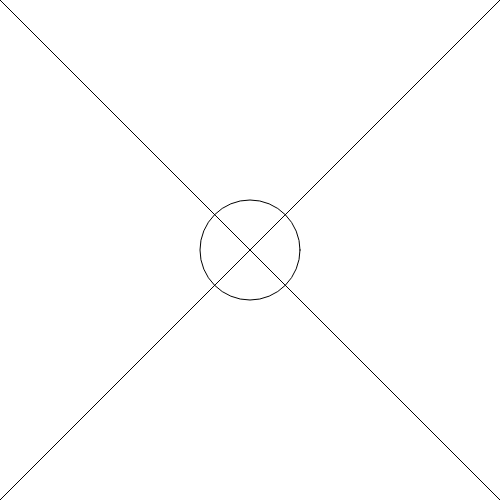
Frame 1 (no input)
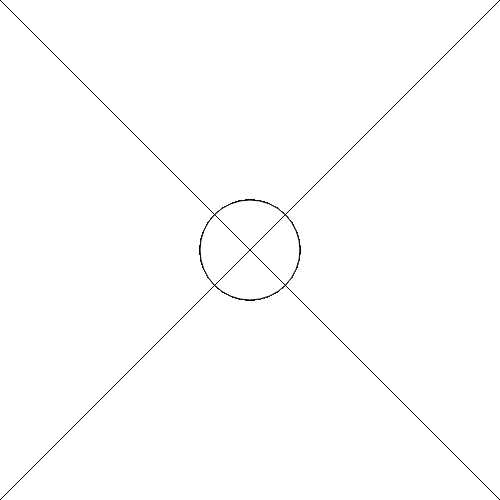
Frame 60 (no input)
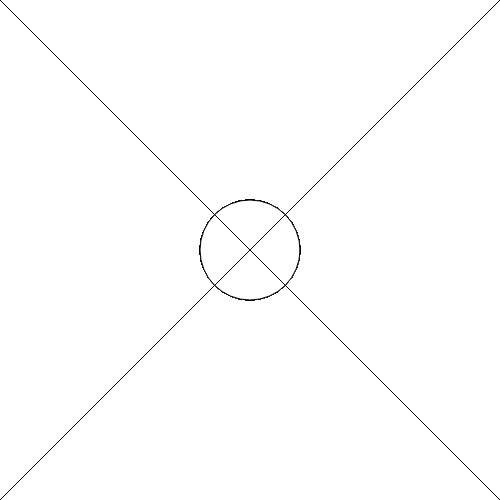
Frame 120 (the mouse pressed at the canvas centre since frame 60)

The p5.js sketch that drew these frames (run headless with seeded random() and noise() and a simulated clock; from frame 60 on, the mouse is pressed at the canvas centre):

// p5.js sketch
// ── sketch.js
function setup() {
  createCanvas(500, 500);
}

function draw() {
  fill(255);
  ellipse(250,250,100,100);
  line(0,0,500, 500);
  line(0,500, 500, 0);
}
